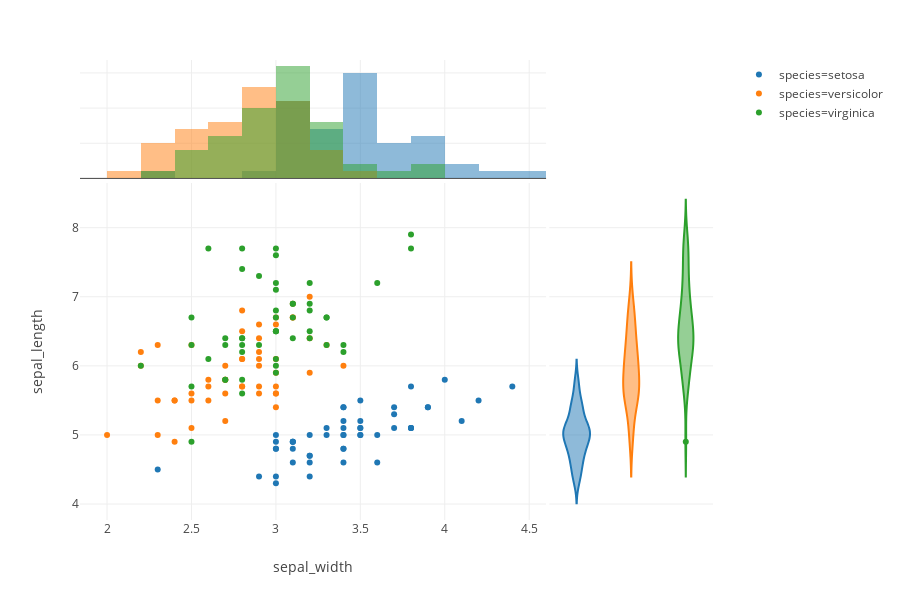

Notebook cell for this chart:
### Code cell
fig = px.scatter(
    iris,
    x="sepal_width",
    y="sepal_length",
    color="species",
    marginal_y="violin",
    marginal_x="histogram",
    template="none"
)
fig

### Figure 1 — Plotly figure (JSON) as saved in the notebook; plotly's stock layout.template omitted (floating-point values rounded to 4 significant figures)
{"data": [{"hoverlabel": {"namelength": 0}, "hovertemplate": "species=setosa<br>sepal_width=%{x}<br>sepal_length=%{y}", "legendgroup": "species=setosa", "marker": {"color": "#1F77B4", "symbol": "circle"}, "mode": "markers", "name": "species=setosa", "showlegend": true, "type": "scatter", "x": [3.5, 3, 3.2, 3.1, 3.6, 3.9, 3.4, 3.4, 2.9, 3.1, 3.7, 3.4, 3, 3, 4, 4.4, 3.9, 3.5, 3.8, 3.8, 3.4, 3.7, 3.6, 3.3, 3.4, 3, 3.4, 3.5, 3.4, 3.2, 3.1, 3.4, 4.1, 4.2, 3.1, 3.2, 3.5, 3.1, 3, 3.4, 3.5, 2.3, 3.2, 3.5, 3.8, 3, 3.8, 3.2, 3.7, 3.3], "xaxis": "x", "y": [5.1, 4.9, 4.7, 4.6, 5, 5.4, 4.6, 5, 4.4, 4.9, 5.4, 4.8, 4.8, 4.3, 5.8, 5.7, 5.4, 5.1, 5.7, 5.1, 5.4, 5.1, 4.6, 5.1, 4.8, 5, 5, 5.2, 5.2, 4.7, 4.8, 5.4, 5.2, 5.5, 4.9, 5, 5.5, 4.9, 4.4, 5.1, 5, 4.5, 4.4, 5, 5.1, 4.8, 5.1, 4.6, 5.3, 5], "yaxis": "y"}, {"alignmentgroup": "True", "bingroup": "x", "hoverlabel": {"namelength": 0}, "hovertemplate": "species=setosa<br>sepal_width=%{x}<br>count=%{y}", "legendgroup": "species=setosa", "marker": {"color": "#1F77B4"}, "name": "species=setosa", "offsetgroup": "species=setosa", "opacity": 0.5, "showlegend": false, "type": "histogram", "x": [3.5, 3, 3.2, 3.1, 3.6, 3.9, 3.4, 3.4, 2.9, 3.1, 3.7, 3.4, 3, 3, 4, 4.4, 3.9, 3.5, 3.8, 3.8, 3.4, 3.7, 3.6, 3.3, 3.4, 3, 3.4, 3.5, 3.4, 3.2, 3.1, 3.4, 4.1, 4.2, 3.1, 3.2, 3.5, 3.1, 3, 3.4, 3.5, 2.3, 3.2, 3.5, 3.8, 3, 3.8, 3.2, 3.7, 3.3], "xaxis": "x3", "yaxis": "y3"}, {"alignmentgroup": "True", "hoverlabel": {"namelength": 0}, "hovertemplate": "species=setosa<br>sepal_length=%{y}", "legendgroup": "species=setosa", "marker": {"color": "#1F77B4", "symbol": "circle"}, "name": "species=setosa", "offsetgroup": "species=setosa", "scalegroup": "y", "showlegend": false, "type": "violin", "xaxis": "x2", "y": [5.1, 4.9, 4.7, 4.6, 5, 5.4, 4.6, 5, 4.4, 4.9, 5.4, 4.8, 4.8, 4.3, 5.8, 5.7, 5.4, 5.1, 5.7, 5.1, 5.4, 5.1, 4.6, 5.1, 4.8, 5, 5, 5.2, 5.2, 4.7, 4.8, 5.4, 5.2, 5.5, 4.9, 5, 5.5, 4.9, 4.4, 5.1, 5, 4.5, 4.4, 5, 5.1, 4.8, 5.1, 4.6, 5.3, 5], "yaxis": "y2"}, {"hoverlabel": {"namelength": 0}, "hovertemplate": "species=versicolor<br>sepal_width=%{x}<br>sepal_length=%{y}", "legendgroup": "species=versicolor", "marker": {"color": "#FF7F0E", "symbol": "circle"}, "mode": "markers", "name": "species=versicolor", "showlegend": true, "type": "scatter", "x": [3.2, 3.2, 3.1, 2.3, 2.8, 2.8, 3.3, 2.4, 2.9, 2.7, 2, 3, 2.2, 2.9, 2.9, 3.1, 3, 2.7, 2.2, 2.5, 3.2, 2.8, 2.5, 2.8, 2.9, 3, 2.8, 3, 2.9, 2.6, 2.4, 2.4, 2.7, 2.7, 3, 3.4, 3.1, 2.3, 3, 2.5, 2.6, 3, 2.6, 2.3, 2.7, 3, 2.9, 2.9, 2.5, 2.8], "xaxis": "x", "y": [7, 6.4, 6.9, 5.5, 6.5, 5.7, 6.3, 4.9, 6.6, 5.2, 5, 5.9, 6, 6.1, 5.6, 6.7, 5.6, 5.8, 6.2, 5.6, 5.9, 6.1, 6.3, 6.1, 6.4, 6.6, 6.8, 6.7, 6, 5.7, 5.5, 5.5, 5.8, 6, 5.4, 6, 6.7, 6.3, 5.6, 5.5, 5.5, 6.1, 5.8, 5, 5.6, 5.7, 5.7, 6.2, 5.1, 5.7], "yaxis": "y"}, {"alignmentgroup": "True", "bingroup": "x", "hoverlabel": {"namelength": 0}, "hovertemplate": "species=versicolor<br>sepal_width=%{x}<br>count=%{y}", "legendgroup": "species=versicolor", "marker": {"color": "#FF7F0E"}, "name": "species=versicolor", "offsetgroup": "species=versicolor", "opacity": 0.5, "showlegend": false, "type": "histogram", "x": [3.2, 3.2, 3.1, 2.3, 2.8, 2.8, 3.3, 2.4, 2.9, 2.7, 2, 3, 2.2, 2.9, 2.9, 3.1, 3, 2.7, 2.2, 2.5, 3.2, 2.8, 2.5, 2.8, 2.9, 3, 2.8, 3, 2.9, 2.6, 2.4, 2.4, 2.7, 2.7, 3, 3.4, 3.1, 2.3, 3, 2.5, 2.6, 3, 2.6, 2.3, 2.7, 3, 2.9, 2.9, 2.5, 2.8], "xaxis": "x3", "yaxis": "y3"}, {"alignmentgroup": "True", "hoverlabel": {"namelength": 0}, "hovertemplate": "species=versicolor<br>sepal_length=%{y}", "legendgroup": "species=versicolor", "marker": {"color": "#FF7F0E", "symbol": "circle"}, "name": "species=versicolor", "offsetgroup": "species=versicolor", "scalegroup": "y", "showlegend": false, "type": "violin", "xaxis": "x2", "y": [7, 6.4, 6.9, 5.5, 6.5, 5.7, 6.3, 4.9, 6.6, 5.2, 5, 5.9, 6, 6.1, 5.6, 6.7, 5.6, 5.8, 6.2, 5.6, 5.9, 6.1, 6.3, 6.1, 6.4, 6.6, 6.8, 6.7, 6, 5.7, 5.5, 5.5, 5.8, 6, 5.4, 6, 6.7, 6.3, 5.6, 5.5, 5.5, 6.1, 5.8, 5, 5.6, 5.7, 5.7, 6.2, 5.1, 5.7], "yaxis": "y2"}, {"hoverlabel": {"namelength": 0}, "hovertemplate": "species=virginica<br>sepal_width=%{x}<br>sepal_length=%{y}", "legendgroup": "species=virginica", "marker": {"color": "#2CA02C", "symbol": "circle"}, "mode": "markers", "name": "species=virginica", "showlegend": true, "type": "scatter", "x": [3.3, 2.7, 3, 2.9, 3, 3, 2.5, 2.9, 2.5, 3.6, 3.2, 2.7, 3, 2.5, 2.8, 3.2, 3, 3.8, 2.6, 2.2, 3.2, 2.8, 2.8, 2.7, 3.3, 3.2, 2.8, 3, 2.8, 3, 2.8, 3.8, 2.8, 2.8, 2.6, 3, 3.4, 3.1, 3, 3.1, 3.1, 3.1, 2.7, 3.2, 3.3, 3, 2.5, 3, 3.4, 3], "xaxis": "x", "y": [6.3, 5.8, 7.1, 6.3, 6.5, 7.6, 4.9, 7.3, 6.7, 7.2, 6.5, 6.4, 6.8, 5.7, 5.8, 6.4, 6.5, 7.7, 7.7, 6, 6.9, 5.6, 7.7, 6.3, 6.7, 7.2, 6.2, 6.1, 6.4, 7.2, 7.4, 7.9, 6.4, 6.3, 6.1, 7.7, 6.3, 6.4, 6, 6.9, 6.7, 6.9, 5.8, 6.8, 6.7, 6.7, 6.3, 6.5, 6.2, 5.9], "yaxis": "y"}, {"alignmentgroup": "True", "bingroup": "x", "hoverlabel": {"namelength": 0}, "hovertemplate": "species=virginica<br>sepal_width=%{x}<br>count=%{y}", "legendgroup": "species=virginica", "marker": {"color": "#2CA02C"}, "name": "species=virginica", "offsetgroup": "species=virginica", "opacity": 0.5, "showlegend": false, "type": "histogram", "x": [3.3, 2.7, 3, 2.9, 3, 3, 2.5, 2.9, 2.5, 3.6, 3.2, 2.7, 3, 2.5, 2.8, 3.2, 3, 3.8, 2.6, 2.2, 3.2, 2.8, 2.8, 2.7, 3.3, 3.2, 2.8, 3, 2.8, 3, 2.8, 3.8, 2.8, 2.8, 2.6, 3, 3.4, 3.1, 3, 3.1, 3.1, 3.1, 2.7, 3.2, 3.3, 3, 2.5, 3, 3.4, 3], "xaxis": "x3", "yaxis": "y3"}, {"alignmentgroup": "True", "hoverlabel": {"namelength": 0}, "hovertemplate": "species=virginica<br>sepal_length=%{y}", "legendgroup": "species=virginica", "marker": {"color": "#2CA02C", "symbol": "circle"}, "name": "species=virginica", "offsetgroup": "species=virginica", "scalegroup": "y", "showlegend": false, "type": "violin", "xaxis": "x2", "y": [6.3, 5.8, 7.1, 6.3, 6.5, 7.6, 4.9, 7.3, 6.7, 7.2, 6.5, 6.4, 6.8, 5.7, 5.8, 6.4, 6.5, 7.7, 7.7, 6, 6.9, 5.6, 7.7, 6.3, 6.7, 7.2, 6.2, 6.1, 6.4, 7.2, 7.4, 7.9, 6.4, 6.3, 6.1, 7.7, 6.3, 6.4, 6, 6.9, 6.7, 6.9, 5.8, 6.8, 6.7, 6.7, 6.3, 6.5, 6.2, 5.9], "yaxis": "y2"}], "layout": {"barmode": "overlay", "height": 600, "legend": {"tracegroupgap": 0}, "margin": {"t": 60}, "xaxis": {"anchor": "y", "domain": [0, 0.7215], "title": {"text": "sepal_width"}}, "xaxis2": {"anchor": "y2", "domain": [0.7265, 0.98], "matches": "x2", "showgrid": false, "showticklabels": false}, "xaxis3": {"anchor": "y3", "domain": [0, 0.7215], "matches": "x", "showgrid": true, "showticklabels": false}, "xaxis4": {"anchor": "y4", "domain": [0.7265, 0.98], "matches": "x2", "showgrid": false, "showticklabels": false}, "yaxis": {"anchor": "x", "domain": [0, 0.7326], "title": {"text": "sepal_length"}}, "yaxis2": {"anchor": "x2", "domain": [0, 0.7326], "matches": "y", "showgrid": true, "showticklabels": false}, "yaxis3": {"anchor": "x3", "domain": [0.7426, 1], "matches": "y3", "showgrid": true, "showticklabels": false}, "yaxis4": {"anchor": "x4", "domain": [0.7426, 1], "matches": "y3", "showgrid": true, "showticklabels": false}}}
